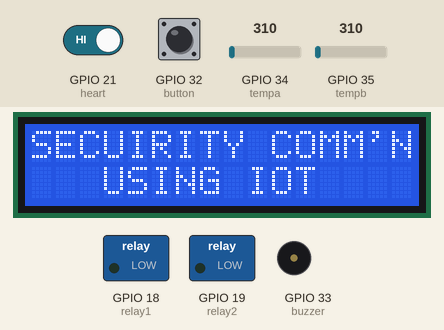
Recording of a sketch running on a simulated ESP32. On the bench: 16×2 character LCD, switched loads named in the sketch (green lamp = pin HIGH), buzzer (waves = sounding, pin HIGH). The inputs (shaded band) are chosen by the test bench; at power-on: GPIO 35 (tempb) = 310, GPIO 21 (heart) HIGH, GPIO 32 (button) HIGH, GPIO 34 (tempa) = 310. WiFi joins after 1.5 s; servers stay silent unless stated; uploads are accepted with an empty reply; random numbers use the default seed unless the sketch sets one; what the sketch prints to the serial monitor is not drawn.

Above: at 2.1 s.
At 12.0 s:
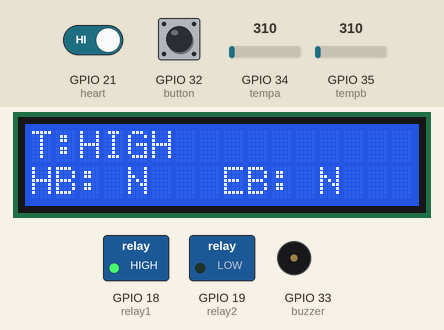
12.1 s: GPIO 35 (tempb) set to 431
19.1 s: GPIO 35 (tempb) set to 498
At 24.9 s:
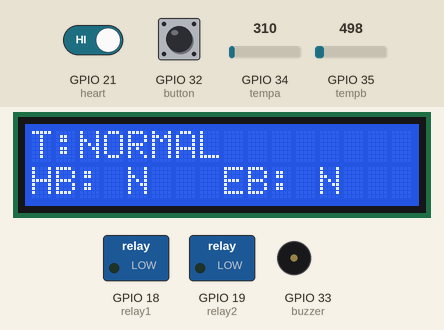
25.5 s: GPIO 21 (heart) driven LOW
At 29.7 s:
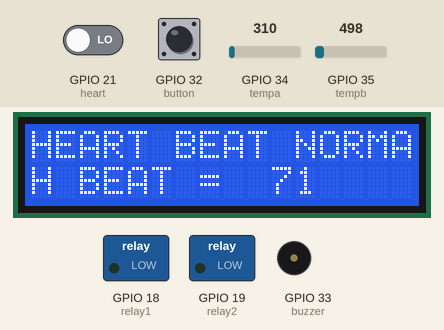
34.7 s: GPIO 35 (tempb) set to 434
At 45.4 s:
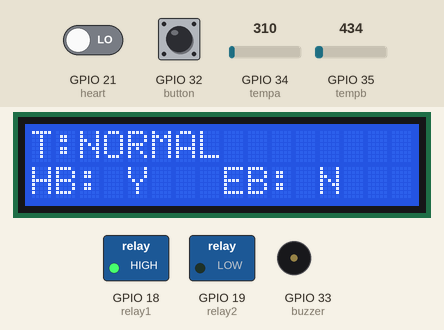
45.5 s: GPIO 35 (tempb) set to 527
56.3 s: GPIO 32 (button) pulled LOW for 3 s
At 58.9 s:
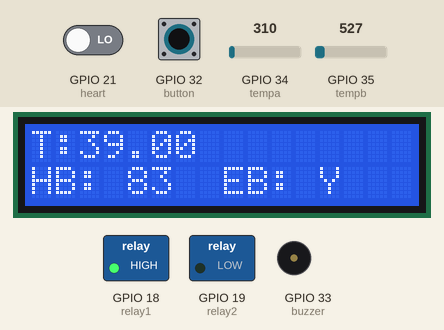
Timing chart, 0 to 64.3 s (numbered marks = the images above; inputs shaded):
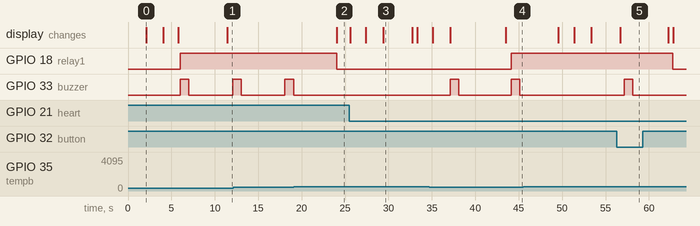

Measured:
- the behaviour switches between 450 and 451 on GPIO 35 (tempb) (found by bisection; images 1 and 2)
- after the input at 19.1 s, GPIO 18 (relay1): HIGH → LOW after 4.9 s; the display: changes after 4.9 s (image 2)
- after the input at 25.5 s, the display: first changes after 0.10 s (image 3 shows a later state)
- after the input at 34.7 s, GPIO 18 (relay1): LOW → HIGH after 9.4 s
- by itself, GPIO 33 (buzzer): alternates HIGH for 1.0 s and LOW for 6.0 s
- what the display in image 0 shows lasts 2.0 s, from 2.1 s to 4.1 s
- what the display in image 3 shows lasts 3.4 s, from 29.4 s to 32.8 s

The sketch:

intelligent_solder_health_monitoring_system_bharath.ino
```cpp
#include <WiFi.h>
#include <HTTPClient.h>
#include <LiquidCrystal.h>
#include <String.h>

LiquidCrystal lcd (15,2,4,16,17,5);

#define tempa 34
#define tempb 35

#define button 32

#define buzzer 33
#define relay1 18
#define relay2 19
#define heart 21

int tt = 0;
String e_temp = "NORMAL";

float temp1=0.0;
unsigned int temp2 = 0;
float aa = 0.0;
unsigned int bb = 0;

String otp1[11] = {"37","36","30","28","36","32","37","29","33","39","39"} ;
String otp[11] = {"62","72","71","75","97","79","92","79","95","83","99"} ;
unsigned int no = 0;
unsigned hb = 0;
String hbvalue = "\0";

String H = "N";
String B = "N";

// WiFi parameters to be configured
const char* ssid = "project12"; // Hoofdlettergevoelig
const char* password = "project123456"; // Hoofdlettergevoelig

String q = "http://projectsiot.xyz/IoTProjects/SolderHeath/upload.php?a=";
String iot = "\0";
String m = "http://sms.scubedigi.com/api.php?username=Mydreamacd&password=Mydream123&to=9493206867&from=MYDREM&message=";
String msg = "\0";
String gas2 = "\0";
String p1 = "Normal";


void lcdstring (int a, int b, String w)
{
  lcd.setCursor(a,b);
  lcd.print(w);
}
void beep ()
{
  digitalWrite(buzzer,HIGH);
  delay(1000);
  digitalWrite(buzzer,LOW);
  delay(100);
}

void setup(void) {
  Serial.begin(9600);
  Serial.print("Bezig met verbinden");
 WiFi.begin(ssid, password); // Connect to WiFi
 lcd.begin(16,2);

lcd.clear();
lcd.setCursor(0,0);
        lcd.print("INTELLIGENT");
        lcd.setCursor(0,1);
         lcd.print(" SOLDER HEALTH   ");
         delay(2000);

lcd.clear();
lcd.setCursor(0,0);
        lcd.print("SECUIRITY COMM'N");
        lcd.setCursor(0,1);
         lcd.print("   USING IOT       ");
         delay(2000);

          pinMode(tempa,INPUT);
          pinMode(tempb,INPUT);
         pinMode(button,INPUT);
         pinMode(heart,INPUT);

          pinMode(buzzer,OUTPUT);
          pinMode(relay1,OUTPUT);
          pinMode(relay2,OUTPUT);

  // while wifi not connected yet, print '.'
  // then after it connected, get out of the loop
  while (WiFi.status() != WL_CONNECTED) {
     lcd.clear();
     lcdstring(0,0,"connecting to ");
     lcdstring(0,1,ssid);
     delay(500);
     Serial.print(".");
  }
  lcd.clear();
     lcdstring(0,0,"connected to");
     lcdstring(0,1,ssid);
     delay(1000);
  // Verbonden.
  Serial.println("OK!");

  // Access Point (SSID).
  Serial.print("SSID: ");
  Serial.println(WiFi.SSID());

  // IP adres.
  Serial.print("IP: ");
  Serial.println(WiFi.localIP());

  // Signaalsterkte.
  long rssi = WiFi.RSSI();
  Serial.print("Signaal sterkte (RSSI): ");
  Serial.print(rssi);
  Serial.println(" dBm");
  Serial.println("");


if(WiFi.status()== WL_CONNECTED){ //Check WiFi connection status

    HTTPClient http; //Declare an object of class HTTPClient
   // http.begin("http://sms.scubedigi.com/api.php?username=Mydreamacd&password=Mydre@m123&to=9652490222&from=MYDREM&message=RJANED;LKSDF"); //Specify request destination

  http.begin("http://projectsiot.xyz/IoTProjects/SolderHeath/upload.php?a=U&b=N&c=N&d=N&e=N");

int httpCode = http.GET(); //Send the request
    if (httpCode > 0) { //Check the returning code
      String payload = http.getString(); //Get the request response payload
      Serial.println(payload); //Print the response payload
    }
    http.end(); //Close connection

delay(500);
}
lcd.clear ();
}

void loop() {

e_temp = "NORMAL";
H = "N";
B = "N";
 no = random(11);
temp2 = analogRead(tempa);
float V=temp2*(5/(4095.00));
//float V=temp2*(5/(1023.00));
  temp1=V*100;

  temp1 = temp1 - 20;
Serial.print("body temperature is = "); Serial.println(temp1);
delay(50);

bb = analogRead(tempb);
float VV=bb*(5/(4095.00));
//float V=temp2*(5/(1023.00));
  aa=VV*100;

  aa = aa - 20;
Serial.print("temperature is = "); Serial.println(aa);
delay(50);

Serial.println("button="+String(digitalRead(button)));
Serial.println("heart"+String(digitalRead(heart)));

temp1 = 0.0;

if (aa < 35)
{
  e_temp = "HIGH";
    delay(100);
 digitalWrite(relay1,HIGH);
beep ();
iot =  q + String(temp1) + "&b=" + e_temp + "&c=" + H + "&d=" + B ;
send2server ();
delay(4000);
}
/*
if ((temp1 > 55)||(aa > 55))
{

    lcdstring(0,0,"T:"+String(temp1));
    lcdstring(8,0,"BT:"+String(aa));
     lcdstring(0,1,"HB: "+String(H));
     lcdstring(8,1,"EB: "+String(B));
     delay(100);
 digitalWrite(relay1,HIGH);
beep ();
iot =  q + String(temp1) + "&b=" + String(aa) + "&c=" + H + "&d=" + B ;
send2server ();


 // msg = p +"Temperature%20Alert%0AT: "+String(temp1);
// sendmsg();
  delay(2000);
}
*/
else
{
 digitalWrite(relay1,LOW);
}
/*
if ((temp1 < 25)||(aa < 25))
{

    lcdstring(0,0,"T:"+String(temp1));
    lcdstring(8,0,"BT:"+String(aa));
     lcdstring(0,1,"HB: "+String(H));
     lcdstring(8,1,"EB: "+String(B));
     delay(100);
beep ();
 digitalWrite(relay2,HIGH);

iot =  q + String(temp1) + "&b=" + String(aa) + "&c=" + H + "&d=" + B ;
send2server ();


 // msg = p +"Temperature%20Alert%0AT: "+String(temp1);
// sendmsg();
  delay(2000);
}

else
{
 digitalWrite(relay2,LOW);
}
*/
if (!(digitalRead(heart)))
{
  lcd.clear();
     lcd.setCursor(0,0);
    lcd.print(" PLZ PUT YOUR  ");
      lcd.setCursor(0,1);
    lcd.print("FINGER PROPERLY");
    delay(1800);
    lcd.clear();
    lcd.setCursor(0,0);
    lcd.print("CALCULATING.....");
  delay(2000);

  hb = otp[no].toInt();
 Serial.print("otp is = "); Serial.println(hb);

  H = String(hb);
  tt = otp1[no].toInt();
  temp1 = float(tt);
Serial.println("temp1 = "+String(temp1));

  if ((hb>95)||(hb<70))
  {
    H = "Y";
Serial.println("****** heart alert *********");
    lcd.clear();
  lcd.print("HEART BEAT ALERT");
    lcd.setCursor(0,1);
    lcd.print("HB = ");
    lcd.setCursor(6,1);
    lcd.print(hb);
beep ();
//msg = a + "HEART%20BEAT%20ALERT%20PLEASE%20CHECK";
// sendsms ();
iot =  q + String(temp1) + "&b=" + e_temp + "&c=" + H + "&d=" + B ;
send2server ();
delay(5000);
}
  else
  {

  hbvalue = "\0";
  lcd.clear();
  lcd.print("HEART BEAT NORMAL");
    lcd.setCursor(0,1);
    lcd.print("H BEAT = ");
    lcd.setCursor(10,1);
    lcd.print(hb);
    iot =  q + String(temp1) + "&b=" + e_temp + "&c=" + H + "&d=" + B ;
send2server ();
  delay(3000);

  }

}//heart beat

if (digitalRead(button)==LOW)
{
  B= "Y";

  lcd.clear();
    lcdstring(0,0,"T:"+String(temp1));
     lcdstring(0,1,"HB: "+String(H));
     lcdstring(8,1,"EB: "+String(B));
     delay(100);

iot =  q + String(temp1) + "&b=" + e_temp + "&c=" + H + "&d=" + B ;
send2server ();
beep ();
delay(4000);
}
else
{
  B = "N";
}
  lcd.clear();
     lcdstring(0,0,"T:"+String(e_temp));
     lcdstring(0,1,"HB: "+String(H));
     lcdstring(8,1,"EB: "+String(B));
     delay(100);
iot =  q + String(temp1) + "&b=" + e_temp + "&c=" + H + "&d=" + B ;
send2server ();


}// LOOP

void send2server ()
{
   Serial.println(iot);
if(WiFi.status()== WL_CONNECTED){ //Check WiFi connection status

    HTTPClient http; //Declare an object of class HTTPClient

   http.begin(iot);

int httpCode = http.GET(); //Send the request
    if (httpCode > 0) { //Check the returning code
      String payload = http.getString(); //Get the request response payload
      Serial.println(payload); //Print the response payload
    }
    http.end(); //Close connection

delay(100);
}
}
void sendmsg ()
{
  Serial.println("sending message-----------");

 Serial.print("msg = "); Serial.println(msg);
if(WiFi.status()== WL_CONNECTED){ //Check WiFi connection status

    HTTPClient http; //Declare an object of class HTTPClient

  http.begin(msg);

int httpCode = http.GET(); //Send the request
    if (httpCode > 0) { //Check the returning code
      String payload = http.getString(); //Get the request response payload
      Serial.println(payload); //Print the response payload
    }
    http.end(); //Close connection

delay(100);
}

}
```
